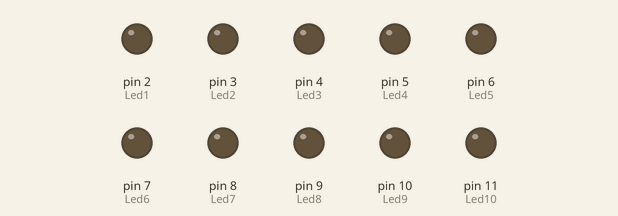
Recording of a sketch running on a simulated Arduino Uno, built with avr-gcc and run on an emulated ATmega328P. Parts: output pins drawn as LEDs (lit = HIGH).

Above: at 1.2 s.
At 4.2 s:
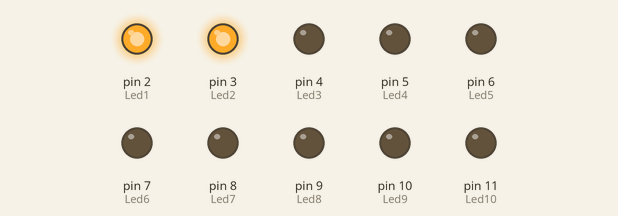
At 8.4 s:
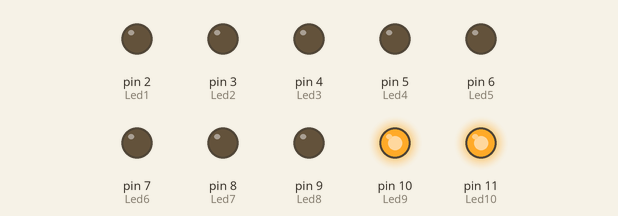
At 19.9 s:
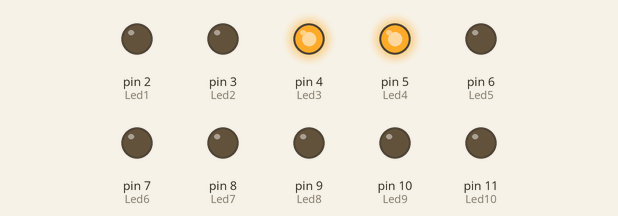
At 28.3 s:
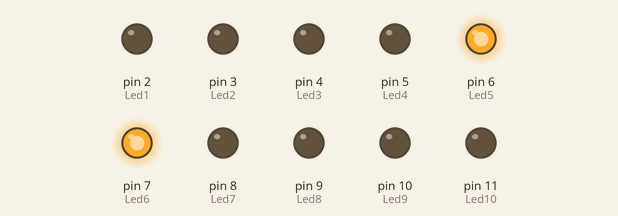
At 38.8 s:
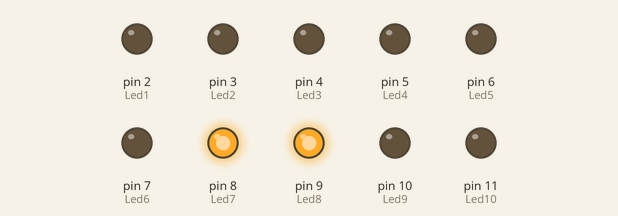
Timing chart, 0 to 40.0 s (numbered marks = the images above):
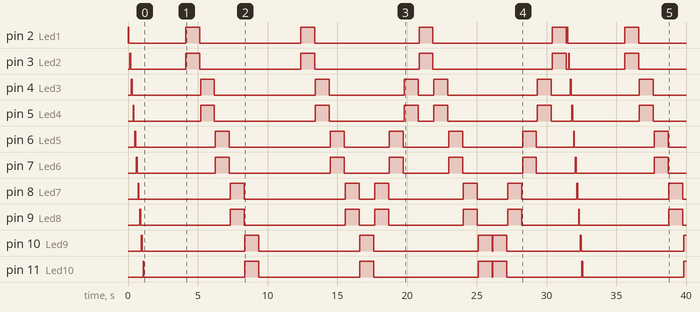

The sketch:

Practica01.ino
```cpp
int Led1 = 2;
int Led2 = 3;
int Led3 = 4;
int Led4 = 5;
int Led5 = 6;
int Led6 = 7;
int Led7 = 8;
int Led8 = 9;
int Led9 = 10;
int Led10 = 11;

void setup() {
  pinMode(Led1, OUTPUT);
  pinMode(Led2, OUTPUT);
  pinMode(Led3, OUTPUT);
  pinMode(Led4, OUTPUT);
  pinMode(Led5, OUTPUT);
  pinMode(Led6, OUTPUT);
  pinMode(Led7, OUTPUT);
  pinMode(Led8, OUTPUT);
  pinMode(Led9, OUTPUT);
  pinMode(Led10, OUTPUT);
}

void loop() {
  //Luces seriales
  digitalWrite(Led1, HIGH);
  delay(60);
  digitalWrite(Led1, LOW);
  delay(60);
  digitalWrite(Led2, HIGH);
  delay(60);
  digitalWrite(Led2, LOW);
  delay(60);
  digitalWrite(Led3, HIGH);
  delay(60);
  digitalWrite(Led3, LOW);
  delay(60);
  digitalWrite(Led4, HIGH);
  delay(60);
  digitalWrite(Led4, LOW);
  delay(60);
  digitalWrite(Led5, HIGH);
  delay(60);
  digitalWrite(Led5, LOW);
  delay(60);
  digitalWrite(Led6, HIGH);
  delay(60);
  digitalWrite(Led6, LOW);
  delay(60);
  digitalWrite(Led7, HIGH);
  delay(60);
  digitalWrite(Led7, LOW);
  delay(60);
  digitalWrite(Led8, HIGH);
  delay(60);
  digitalWrite(Led8, LOW);
  delay(60);
  digitalWrite(Led9, HIGH);
  delay(60);
  digitalWrite(Led9, LOW);
  delay(60);
  digitalWrite(Led10, HIGH);
  delay(60);
  digitalWrite(Led10, LOW);
  delay(3000);

  // dos leds de izquierda a derecha
  digitalWrite(Led1, HIGH);
  digitalWrite(Led2, HIGH);
  delay(1000);
  digitalWrite(Led1, LOW);
  digitalWrite(Led2, LOW);
  delay(60);
  digitalWrite(Led3, HIGH);
  digitalWrite(Led4, HIGH);
  delay(1000);
  digitalWrite(Led3, LOW);
  digitalWrite(Led4, LOW);
  delay(60);
  digitalWrite(Led5, HIGH);
  digitalWrite(Led6, HIGH);
  delay(1000);
  digitalWrite(Led5, LOW);
  digitalWrite(Led6, LOW);
  delay(60);
  digitalWrite(Led7, HIGH);
  digitalWrite(Led8, HIGH);
  delay(1000);
  digitalWrite(Led7, LOW);
  digitalWrite(Led8, LOW);
  delay(60);
  digitalWrite(Led9, HIGH);
  digitalWrite(Led10, HIGH);
  delay(1000);
  digitalWrite(Led9, LOW);
  digitalWrite(Led10, LOW);
  delay(3000);

  //Dos luces de izquierda a derecha y derecha a izquierda
  digitalWrite(Led1, HIGH);
  digitalWrite(Led2, HIGH);
  delay(1000);
  digitalWrite(Led1, LOW);
  digitalWrite(Led2, LOW);
  delay(60);
  digitalWrite(Led3, HIGH);
  digitalWrite(Led4, HIGH);
  delay(1000);
  digitalWrite(Led3, LOW);
  digitalWrite(Led4, LOW);
  delay(60);
  digitalWrite(Led5, HIGH);
  digitalWrite(Led6, HIGH);
  delay(1000);
  digitalWrite(Led5, LOW);
  digitalWrite(Led6, LOW);
  delay(60);
  digitalWrite(Led7, HIGH);
  digitalWrite(Led8, HIGH);
  delay(1000);
  digitalWrite(Led7, LOW);
  digitalWrite(Led8, LOW);
  delay(60);
  digitalWrite(Led9, HIGH);
  digitalWrite(Led10, HIGH);
  delay(1000);
  digitalWrite(Led9, LOW);
  digitalWrite(Led10, LOW);
  delay(60);

  digitalWrite(Led8, HIGH);
  digitalWrite(Led7, HIGH);
  delay(1000);
  digitalWrite(Led8, LOW);
  digitalWrite(Led7, LOW);
  delay(60);
  digitalWrite(Led6, HIGH);
  digitalWrite(Led5, HIGH);
  delay(1000);
  digitalWrite(Led6, LOW);
  digitalWrite(Led5, LOW);
  delay(60);
  digitalWrite(Led4, HIGH);
  digitalWrite(Led3, HIGH);
  delay(1000);
  digitalWrite(Led4, LOW);
  digitalWrite(Led3, LOW);
  delay(60);
  digitalWrite(Led2, HIGH);
  digitalWrite(Led1, HIGH);
  delay(1000);
  digitalWrite(Led2, LOW);
  digitalWrite(Led1, LOW);
  delay(60);

  digitalWrite(Led3, HIGH);
  digitalWrite(Led4, HIGH);
  delay(1000);
  digitalWrite(Led3, LOW);
  digitalWrite(Led4, LOW);
  delay(60);
  digitalWrite(Led5, HIGH);
  digitalWrite(Led6, HIGH);
  delay(1000);
  digitalWrite(Led5, LOW);
  digitalWrite(Led6, LOW);
  delay(60);
  digitalWrite(Led7, HIGH);
  digitalWrite(Led8, HIGH);
  delay(1000);
  digitalWrite(Led7, LOW);
  digitalWrite(Led8, LOW);
  delay(60);
  digitalWrite(Led9, HIGH);
  digitalWrite(Led10, HIGH);
  delay(1000);
  digitalWrite(Led9, LOW);
  digitalWrite(Led10, LOW);
  delay(60);

  digitalWrite(Led10, HIGH);
  digitalWrite(Led9, HIGH);
  delay(1000);
  digitalWrite(Led10, LOW);
  digitalWrite(Led9, LOW);
  delay(60);
  digitalWrite(Led8, HIGH);
  digitalWrite(Led7, HIGH);
  delay(1000);
  digitalWrite(Led8, LOW);
  digitalWrite(Led7, LOW);
  delay(60);
  digitalWrite(Led6, HIGH);
  digitalWrite(Led5, HIGH);
  delay(1000);
  digitalWrite(Led6, LOW);
  digitalWrite(Led5, LOW);
  delay(60);
  digitalWrite(Led4, HIGH);
  digitalWrite(Led3, HIGH);
  delay(1000);
  digitalWrite(Led4, LOW);
  digitalWrite(Led3, LOW);
  delay(60);
  digitalWrite(Led2, HIGH);
  digitalWrite(Led1, HIGH);
  delay(1000);
  digitalWrite(Led2, LOW);
  digitalWrite(Led1, LOW);
  delay(60);
}
```
